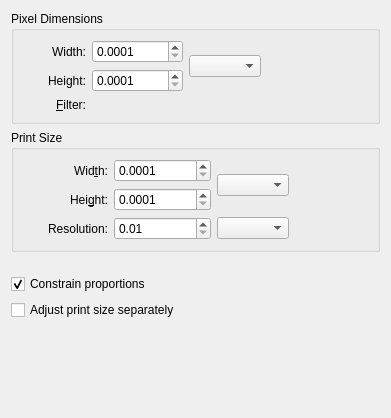
<?xml version="1.0" encoding="utf-8"?>
<ui version="4.0">
 <author>
    SPDX-FileCopyrightText: none
    SPDX-License-Identifier: GPL-3.0-or-later
  </author>
 <class>WdgImageSize</class>
 <widget class="QWidget" name="WdgImageSize">
  <property name="geometry">
   <rect>
    <x>0</x>
    <y>0</y>
    <width>391</width>
    <height>418</height>
   </rect>
  </property>
  <property name="windowTitle">
   <string>Scale To New Size</string>
  </property>
  <layout class="QVBoxLayout" name="verticalLayout">
   <item>
    <widget class="QGroupBox" name="groupImageSize">
     <property name="title">
      <string>Pixel Dimensions</string>
     </property>
     <property name="flat">
      <bool>true</bool>
     </property>
     <layout class="QGridLayout" name="gridLayout_3">
      <item column="2" row="1">
       <widget class="KisDoubleParseUnitSpinBox" name="pixelHeightDouble">
        <property name="minimumSize">
         <size>
          <width>80</width>
          <height>0</height>
         </size>
        </property>
        <property name="decimals">
         <number>4</number>
        </property>
        <property name="minimum">
         <double>0.000100000000000</double>
        </property>
        <property name="maximum">
         <double>90000.000000000000000</double>
        </property>
        <property name="singleStep">
         <double>0.100000000000000</double>
        </property>
       </widget>
      </item>
      <item column="0" row="0">
       <spacer name="horizontalSpacer_2">
        <property name="orientation">
         <enum>Qt::Horizontal</enum>
        </property>
        <property name="sizeType">
         <enum>QSizePolicy::Fixed</enum>
        </property>
        <property name="sizeHint" stdset="0">
         <size>
          <width>25</width>
          <height>20</height>
         </size>
        </property>
       </spacer>
      </item>
      <item column="1" row="0">
       <widget class="QLabel" name="lblPixelWidth">
        <property name="text">
         <string>Width:</string>
        </property>
        <property name="alignment">
         <set>Qt::AlignRight|Qt::AlignTrailing|Qt::AlignVCenter</set>
        </property>
       </widget>
      </item>
      <item column="1" row="2">
       <widget class="QLabel" name="lblPixelFilter">
        <property name="text">
         <string comment="Resize interpolation method list label">&amp;Filter:</string>
        </property>
        <property name="alignment">
         <set>Qt::AlignRight|Qt::AlignTrailing|Qt::AlignVCenter</set>
        </property>
        <property name="buddy">
         <cstring>pixelFilterCmb</cstring>
        </property>
       </widget>
      </item>
      <item column="4" row="0" rowspan="2">
       <widget class="KoAspectButton" name="pixelAspectRatioBtn" native="true">
        <property name="text" stdset="0">
         <string/>
        </property>
       </widget>
      </item>
      <item column="1" row="1">
       <widget class="QLabel" name="lblPixelHeight">
        <property name="text">
         <string>Height:</string>
        </property>
        <property name="alignment">
         <set>Qt::AlignRight|Qt::AlignTrailing|Qt::AlignVCenter</set>
        </property>
       </widget>
      </item>
      <item column="2" row="0">
       <widget class="KisDoubleParseUnitSpinBox" name="pixelWidthDouble">
        <property name="minimumSize">
         <size>
          <width>80</width>
          <height>0</height>
         </size>
        </property>
        <property name="decimals">
         <number>4</number>
        </property>
        <property name="minimum">
         <double>0.000100000000000</double>
        </property>
        <property name="maximum">
         <double>90000.000000000000000</double>
        </property>
        <property name="singleStep">
         <double>0.100000000000000</double>
        </property>
       </widget>
      </item>
      <item column="5" row="1">
       <spacer name="horizontalSpacer_5">
        <property name="orientation">
         <enum>Qt::Horizontal</enum>
        </property>
        <property name="sizeType">
         <enum>QSizePolicy::MinimumExpanding</enum>
        </property>
        <property name="sizeHint" stdset="0">
         <size>
          <width>40</width>
          <height>20</height>
         </size>
        </property>
       </spacer>
      </item>
      <item colspan="2" column="2" row="2">
       <widget class="KisCmbIDList" name="pixelFilterCmb" native="true"/>
      </item>
      <item column="3" row="0" rowspan="2">
       <widget class="QComboBox" name="pixelSizeUnit"/>
      </item>
     </layout>
    </widget>
   </item>
   <item>
    <widget class="QGroupBox" name="groupPrintSize">
     <property name="title">
      <string>Print Size</string>
     </property>
     <property name="flat">
      <bool>true</bool>
     </property>
     <layout class="QGridLayout" name="gridLayout">
      <item column="1" row="1">
       <widget class="QLabel" name="lblPrintHeight">
        <property name="text">
         <string>Hei&amp;ght:</string>
        </property>
        <property name="alignment">
         <set>Qt::AlignRight|Qt::AlignTrailing|Qt::AlignVCenter</set>
        </property>
        <property name="buddy">
         <cstring>printHeight</cstring>
        </property>
       </widget>
      </item>
      <item column="2" row="0">
       <widget class="KisDoubleParseUnitSpinBox" name="printWidth">
        <property name="minimumSize">
         <size>
          <width>80</width>
          <height>0</height>
         </size>
        </property>
        <property name="decimals">
         <number>4</number>
        </property>
        <property name="minimum">
         <double>0.000100000000000</double>
        </property>
        <property name="maximum">
         <double>1000000.000000000000000</double>
        </property>
        <property name="singleStep">
         <double>0.100000000000000</double>
        </property>
       </widget>
      </item>
      <item column="1" row="0">
       <widget class="QLabel" name="lblPrintWidth">
        <property name="text">
         <string>Wid&amp;th:</string>
        </property>
        <property name="alignment">
         <set>Qt::AlignRight|Qt::AlignTrailing|Qt::AlignVCenter</set>
        </property>
        <property name="buddy">
         <cstring>printWidth</cstring>
        </property>
       </widget>
      </item>
      <item column="2" row="1">
       <widget class="KisDoubleParseUnitSpinBox" name="printHeight">
        <property name="minimumSize">
         <size>
          <width>80</width>
          <height>0</height>
         </size>
        </property>
        <property name="decimals">
         <number>4</number>
        </property>
        <property name="minimum">
         <double>0.000100000000000</double>
        </property>
        <property name="maximum">
         <double>1000000.000000000000000</double>
        </property>
        <property name="singleStep">
         <double>0.100000000000000</double>
        </property>
       </widget>
      </item>
      <item column="4" row="0" rowspan="2">
       <widget class="KoAspectButton" name="printAspectRatioBtn" native="true">
        <property name="text" stdset="0">
         <string/>
        </property>
       </widget>
      </item>
      <item column="1" row="2">
       <widget class="QLabel" name="lblResolution">
        <property name="text">
         <string>Resolution:</string>
        </property>
        <property name="alignment">
         <set>Qt::AlignRight|Qt::AlignTrailing|Qt::AlignVCenter</set>
        </property>
       </widget>
      </item>
      <item column="2" row="2">
       <widget class="KisDoubleParseSpinBox" name="printResolution">
        <property name="sizePolicy">
         <sizepolicy hsizetype="Minimum" vsizetype="Fixed">
          <horstretch>0</horstretch>
          <verstretch>0</verstretch>
         </sizepolicy>
        </property>
        <property name="minimumSize">
         <size>
          <width>70</width>
          <height>0</height>
         </size>
        </property>
        <property name="decimals">
         <number>2</number>
        </property>
        <property name="minimum">
         <double>0.010000000000000</double>
        </property>
        <property name="maximum">
         <double>10000.000000000000000</double>
        </property>
        <property name="singleStep">
         <double>0.100000000000000</double>
        </property>
       </widget>
      </item>
      <item column="3" row="2">
       <widget class="QComboBox" name="printResolutionUnit"/>
      </item>
      <item column="0" row="1">
       <spacer name="horizontalSpacer">
        <property name="orientation">
         <enum>Qt::Horizontal</enum>
        </property>
        <property name="sizeType">
         <enum>QSizePolicy::Fixed</enum>
        </property>
        <property name="sizeHint" stdset="0">
         <size>
          <width>25</width>
          <height>20</height>
         </size>
        </property>
       </spacer>
      </item>
      <item column="5" row="0">
       <spacer name="horizontalSpacer_3">
        <property name="orientation">
         <enum>Qt::Horizontal</enum>
        </property>
        <property name="sizeType">
         <enum>QSizePolicy::MinimumExpanding</enum>
        </property>
        <property name="sizeHint" stdset="0">
         <size>
          <width>40</width>
          <height>20</height>
         </size>
        </property>
       </spacer>
      </item>
      <item column="3" row="0" rowspan="2">
       <widget class="QComboBox" name="printWidthUnit"/>
      </item>
     </layout>
    </widget>
   </item>
   <item>
    <spacer name="verticalSpacer_2">
     <property name="orientation">
      <enum>Qt::Vertical</enum>
     </property>
     <property name="sizeType">
      <enum>QSizePolicy::Fixed</enum>
     </property>
     <property name="sizeHint" stdset="0">
      <size>
       <width>20</width>
       <height>16</height>
      </size>
     </property>
    </spacer>
   </item>
   <item>
    <widget class="QCheckBox" name="constrainProportionsCkb">
     <property name="toolTip">
      <string>Constrain aspect ratio</string>
     </property>
     <property name="text">
      <string>Constrain proportions</string>
     </property>
     <property name="checked">
      <bool>true</bool>
     </property>
    </widget>
   </item>
   <item>
    <widget class="QCheckBox" name="adjustPrintSizeSeparatelyCkb">
     <property name="text">
      <string>Adjust print size separately</string>
     </property>
    </widget>
   </item>
   <item>
    <spacer name="verticalSpacer">
     <property name="orientation">
      <enum>Qt::Vertical</enum>
     </property>
     <property name="sizeType">
      <enum>QSizePolicy::MinimumExpanding</enum>
     </property>
     <property name="sizeHint" stdset="0">
      <size>
       <width>20</width>
       <height>30</height>
      </size>
     </property>
    </spacer>
   </item>
  </layout>
 </widget>
 <customwidgets>
  <customwidget>
   <class>KoAspectButton</class>
   <extends>QWidget</extends>
   <header>KoAspectButton.h</header>
   <container>1</container>
  </customwidget>
  <customwidget>
   <class>KisDoubleParseUnitSpinBox</class>
   <extends>QDoubleSpinBox</extends>
   <header>kis_double_parse_unit_spin_box.h</header>
  </customwidget>
  <customwidget>
   <class>KisCmbIDList</class>
   <extends/>
   <header>widgets/kis_cmb_idlist.h</header>
  </customwidget>
  <customwidget>
   <class>KisDoubleParseSpinBox</class>
   <extends>QDoubleSpinBox</extends>
   <header>kis_double_parse_spin_box.h</header>
  </customwidget>
 </customwidgets>
 <tabstops>
  <tabstop>pixelWidthDouble</tabstop>
  <tabstop>pixelSizeUnit</tabstop>
  <tabstop>pixelHeightDouble</tabstop>
  <tabstop>pixelFilterCmb</tabstop>
  <tabstop>printWidth</tabstop>
  <tabstop>printWidthUnit</tabstop>
  <tabstop>printHeight</tabstop>
  <tabstop>printResolution</tabstop>
  <tabstop>printResolutionUnit</tabstop>
  <tabstop>constrainProportionsCkb</tabstop>
  <tabstop>adjustPrintSizeSeparatelyCkb</tabstop>
 </tabstops>
 <resources/>
 <connections/>
</ui>
